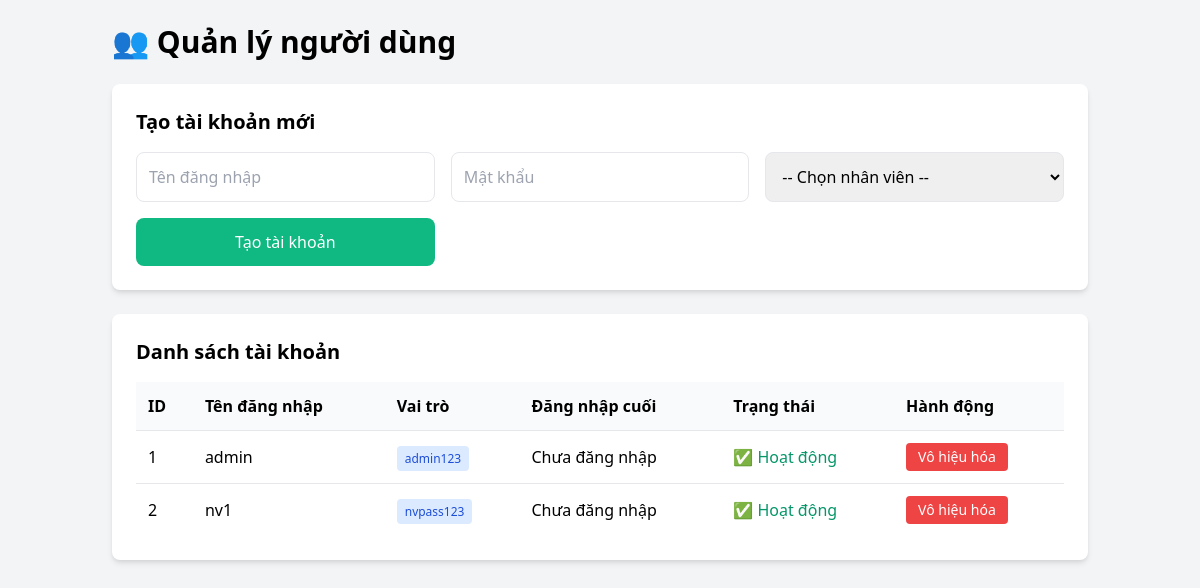
The page /user_management (signed in) on the database as committed earlier.
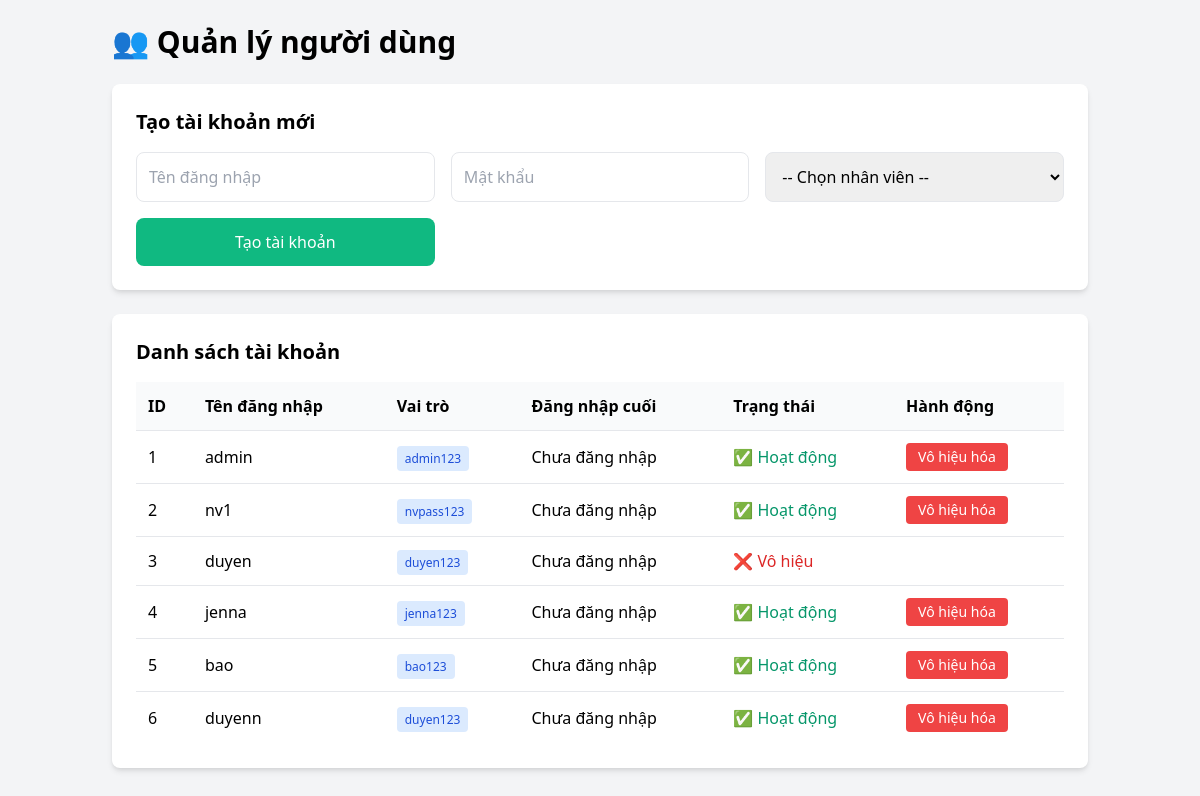
The same page on the database as committed later.
### tables this page shows
CREATE TABLE users (
            id INTEGER PRIMARY KEY,
            username TEXT UNIQUE,
            password TEXT,
            role TEXT DEFAULT 'user',
            last_login TIMESTAMP,
            is_active BOOLEAN DEFAULT 1,
            employee_id INTEGER,
            FOREIGN KEY (employee_id) REFERENCES employees(id)
        );

### app.py (the view)
    def decorated_function(*args, **kwargs):
        if 'user_id' not in session or session.get('role') != 'admin':
            flash('Bạn không có quyền truy cập trang này', 'error')
            return redirect(url_for('index'))
        return f(*args, **kwargs)

### app.py (called while the page is built)
def admin_required(f):
    def decorated_function(*args, **kwargs):
        if 'user_id' not in session or session.get('role') != 'admin':
            flash('Bạn không có quyền truy cập trang này', 'error')
            return redirect(url_for('index'))
        return f(*args, **kwargs)
    decorated_function.__name__ = f.__name__
    return decorated_function

@app.route('/user_management')
@admin_required
def user_manager():
    conn = sqlite3.connect('payroll.db')
    c = conn.cursor()
    c.execute("SELECT id, name FROM employees")
    employees = c.fetchall()
    c.execute("SELECT * FROM users")
    users = c.fetchall()
    conn.close()
    return render_template('user_management.html', users=users, employees=employees)

### templates/user_management.html (shortened to what this page needs)
<!DOCTYPE html>
<html lang="vi">
<head>
    <link href="https://cdn.jsdelivr.net/npm/tailwindcss@2.2.19/dist/tailwind.min.css" rel="stylesheet">
</head>
<body class="bg-gray-100">
    <div class="container mx-auto p-6">
        <h1 class="text-3xl font-bold mb-6">👥 Quản lý người dùng</h1>
        <div class="bg-white p-6 rounded-lg shadow-md mb-6">
            <h2 class="text-xl font-semibold mb-4">Tạo tài khoản mới</h2>
            <form id="createUserForm" class="grid grid-cols-1 md:grid-cols-3 gap-4">
                <input type="text" name="username" placeholder="Tên đăng nhập" required
                    class="p-3 border rounded-lg">
                <input type="password" name="password" placeholder="Mật khẩu" required
                    class="p-3 border rounded-lg">
                <select name="employee_id" class="p-3 border rounded-lg" required>
                    <option value="">-- Chọn nhân viên --</option>
                </select>
                <button type="submit" class="bg-green-500 text-white p-3 rounded-lg hover:bg-green-600">
                    Tạo tài khoản
                </button>
            </form>
        </div>
        <div class="bg-white p-6 rounded-lg shadow-md">
            <h2 class="text-xl font-semibold mb-4">Danh sách tài khoản</h2>
            <div class="overflow-x-auto">
                <table class="w-full table-auto">
                    <thead>
                        <tr class="bg-gray-50">
                            <th class="p-3 text-left">ID</th>
                            <th class="p-3 text-left">Tên đăng nhập</th>
                            <th class="p-3 text-left">Vai trò</th>
                            <th class="p-3 text-left">Đăng nhập cuối</th>
                            <th class="p-3 text-left">Trạng thái</th>
                            <th class="p-3 text-left">Hành động</th>
                        </tr>
                    </thead>
                    <tbody>
                        {% for user in users %}
                        <tr class="border-t">
                            <td class="p-3">{{ user[0] }}</td>
                            <td class="p-3">{{ user[1] }}</td>
                            <td class="p-3">
                                <span class="px-2 py-1 rounded text-xs {% if user[2] == 'admin' %}bg-red-100 text-red-700{% else %}bg-blue-100 text-blue-700{% endif %}">
                                    {{ user[2] }}
                                </span>
                            </td>
                            <td class="p-3">{{ user[4] or 'Chưa đăng nhập' }}</td>
                            <td class="p-3">
                                {% if user[5] %}
                                    <span class="text-green-600">✅ Hoạt động</span>
                                {% else %}
                                    <span class="text-red-600">❌ Vô hiệu</span>
                                {% endif %}
                            </td>
                            <td class="p-3">
                                {% if user[5] %}
                                    <button onclick="deactivateUser({{ user[0] }})"
                                            class="bg-red-500 text-white px-3 py-1 rounded text-sm hover:bg-red-600">
                                        Vô hiệu hóa
                                    </button>
                                {% endif %}
                            </td>
                        </tr>
                        {% endfor %}
                    </tbody>
                </table>
            </div>
        </div>
    </div>
</body>
</html>

Rows that differ between the two databases and show on the page:
added users: id "3", username "duyen", password "duyen123", user "Chưa đăng nhập", is_active "❌ Vô hiệu"
added users: id "4", username "jenna", password "jenna123", user "Chưa đăng nhập", is_active "✅ Hoạt động"
added users: id "5", username "bao", password "bao123", user "Chưa đăng nhập", is_active "✅ Hoạt động"
added users: id "6", username "duyenn", password "duyen123", user "Chưa đăng nhập", is_active "✅ Hoạt động"
